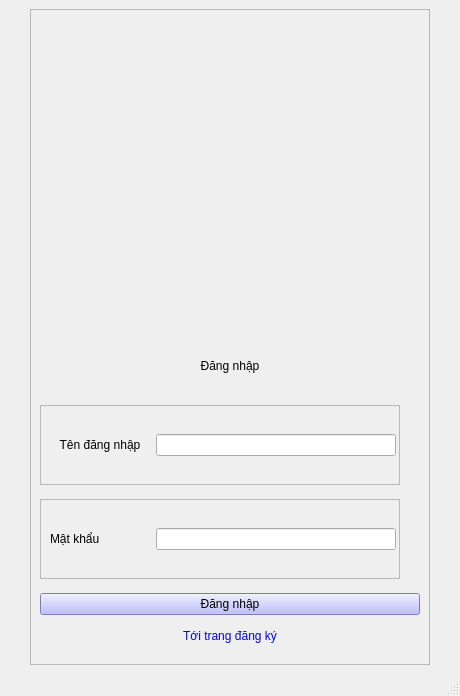
<?xml version="1.0" encoding="UTF-8"?>
<ui version="4.0">
 <class>MainWindow</class>
 <widget class="QMainWindow" name="MainWindow">
  <property name="geometry">
   <rect>
    <x>0</x>
    <y>0</y>
    <width>460</width>
    <height>696</height>
   </rect>
  </property>
  <property name="windowTitle">
   <string>MainWindow</string>
  </property>
  <widget class="QWidget" name="centralwidget">
   <layout class="QHBoxLayout" name="horizontalLayout_3">
    <item>
     <widget class="QFrame" name="frDangnhap">
      <property name="minimumSize">
       <size>
        <width>400</width>
        <height>500</height>
       </size>
      </property>
      <property name="maximumSize">
       <size>
        <width>400</width>
        <height>750</height>
       </size>
      </property>
      <property name="autoFillBackground">
       <bool>false</bool>
      </property>
      <property name="styleSheet">
       <string notr="true">background-color:rgb(231, 229, 255);
QFrame {
    background-image: url(&quot;back.png&quot;);
    background-repeat: no-repeat;  /* Không lặp lại hình ảnh */
    background-position: center;  /* Căn giữa hình ảnh */
}</string>
      </property>
      <property name="frameShape">
       <enum>QFrame::StyledPanel</enum>
      </property>
      <property name="frameShadow">
       <enum>QFrame::Raised</enum>
      </property>
      <layout class="QVBoxLayout" name="verticalLayout">
       <item>
        <widget class="QLabel" name="label">
         <property name="maximumSize">
          <size>
           <width>16777215</width>
           <height>300</height>
          </size>
         </property>
         <property name="styleSheet">
          <string notr="true">
    background-image: url(&quot;back.png&quot;);
    background-repeat: no-repeat;  /* Không lặp lại hình ảnh */
    background-position: center;  /* Căn giữa hình ảnh */</string>
         </property>
         <property name="text">
          <string/>
         </property>
         <property name="pixmap">
          <pixmap>../craiyon_140859_cartoon_bee_standing_with_hands_on_it_s_hips__3_4_view__all_white_background-removebg-preview.png</pixmap>
         </property>
        </widget>
       </item>
       <item>
        <widget class="QLabel" name="label_2">
         <property name="maximumSize">
          <size>
           <width>500</width>
           <height>50</height>
          </size>
         </property>
         <property name="layoutDirection">
          <enum>Qt::LeftToRight</enum>
         </property>
         <property name="styleSheet">
          <string notr="true">text-align: center;
margin: 0px auto;
color: black;</string>
         </property>
         <property name="text">
          <string>Đăng nhập</string>
         </property>
         <property name="alignment">
          <set>Qt::AlignCenter</set>
         </property>
         <property name="margin">
          <number>0</number>
         </property>
        </widget>
       </item>
       <item>
        <widget class="QFrame" name="frame">
         <property name="minimumSize">
          <size>
           <width>360</width>
           <height>80</height>
          </size>
         </property>
         <property name="maximumSize">
          <size>
           <width>360</width>
           <height>80</height>
          </size>
         </property>
         <property name="frameShape">
          <enum>QFrame::StyledPanel</enum>
         </property>
         <property name="frameShadow">
          <enum>QFrame::Raised</enum>
         </property>
         <layout class="QHBoxLayout" name="horizontalLayout">
          <item>
           <widget class="QLabel" name="lb_tendangnhap">
            <property name="minimumSize">
             <size>
              <width>100</width>
              <height>0</height>
             </size>
            </property>
            <property name="maximumSize">
             <size>
              <width>200</width>
              <height>50</height>
             </size>
            </property>
            <property name="layoutDirection">
             <enum>Qt::LeftToRight</enum>
            </property>
            <property name="styleSheet">
             <string notr="true">color: black;</string>
            </property>
            <property name="text">
             <string>Tên đăng nhập</string>
            </property>
            <property name="alignment">
             <set>Qt::AlignCenter</set>
            </property>
            <property name="indent">
             <number>5</number>
            </property>
           </widget>
          </item>
          <item>
           <widget class="QLineEdit" name="login_ip_username">
            <property name="minimumSize">
             <size>
              <width>240</width>
              <height>0</height>
             </size>
            </property>
            <property name="maximumSize">
             <size>
              <width>240</width>
              <height>16777215</height>
             </size>
            </property>
            <property name="styleSheet">
             <string notr="true">color:black;</string>
            </property>
           </widget>
          </item>
         </layout>
        </widget>
       </item>
       <item>
        <widget class="QFrame" name="frame_2">
         <property name="minimumSize">
          <size>
           <width>360</width>
           <height>80</height>
          </size>
         </property>
         <property name="maximumSize">
          <size>
           <width>360</width>
           <height>80</height>
          </size>
         </property>
         <property name="frameShape">
          <enum>QFrame::StyledPanel</enum>
         </property>
         <property name="frameShadow">
          <enum>QFrame::Raised</enum>
         </property>
         <layout class="QHBoxLayout" name="horizontalLayout_2">
          <item>
           <widget class="QLabel" name="lb_tendangnhap_2">
            <property name="minimumSize">
             <size>
              <width>100</width>
              <height>0</height>
             </size>
            </property>
            <property name="maximumSize">
             <size>
              <width>200</width>
              <height>50</height>
             </size>
            </property>
            <property name="styleSheet">
             <string notr="true">color: black;</string>
            </property>
            <property name="text">
             <string>Mật khẩu</string>
            </property>
           </widget>
          </item>
          <item>
           <widget class="QLineEdit" name="login_ip_pass">
            <property name="minimumSize">
             <size>
              <width>240</width>
              <height>0</height>
             </size>
            </property>
            <property name="maximumSize">
             <size>
              <width>240</width>
              <height>16777215</height>
             </size>
            </property>
            <property name="styleSheet">
             <string notr="true">color:black;</string>
            </property>
           </widget>
          </item>
         </layout>
        </widget>
       </item>
       <item>
        <widget class="QPushButton" name="btnLogin">
         <property name="autoFillBackground">
          <bool>false</bool>
         </property>
         <property name="styleSheet">
          <string notr="true">color: black;
background-color: rgb(170, 170, 255);</string>
         </property>
         <property name="text">
          <string>Đăng nhập</string>
         </property>
        </widget>
       </item>
       <item>
        <widget class="QPushButton" name="btnRegister">
         <property name="styleSheet">
          <string notr="true">border: none;
color: blue;</string>
         </property>
         <property name="text">
          <string>Tới trang đăng ký</string>
         </property>
        </widget>
       </item>
      </layout>
     </widget>
    </item>
   </layout>
  </widget>
  <widget class="QMenuBar" name="menubar">
   <property name="geometry">
    <rect>
     <x>0</x>
     <y>0</y>
     <width>460</width>
     <height>21</height>
    </rect>
   </property>
  </widget>
  <widget class="QStatusBar" name="statusbar"/>
 </widget>
 <resources/>
 <connections/>
</ui>
